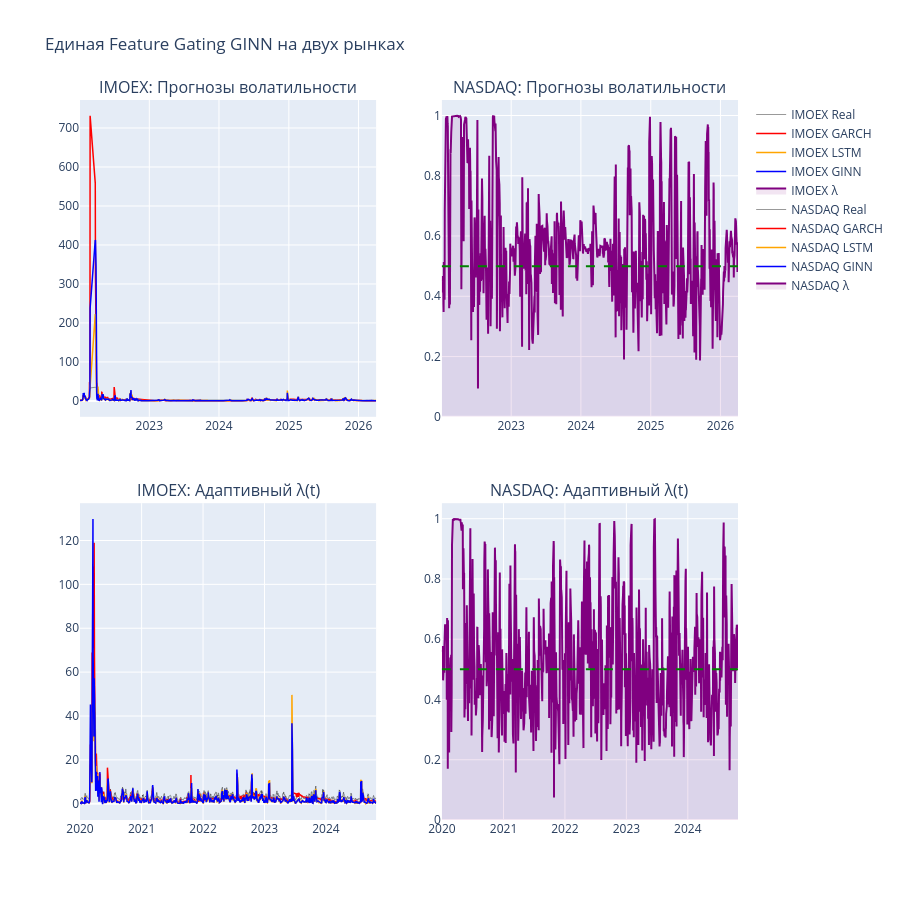

Notebook source saved alongside this figure:
### Code cell
fig = make_subplots(
    rows=2, cols=2,
    subplot_titles=('IMOEX: Прогнозы волатильности', 'NASDAQ: Прогнозы волатильности',
                    'IMOEX: Адаптивный λ(t)', 'NASDAQ: Адаптивный λ(t)'),
    vertical_spacing=0.12, horizontal_spacing=0.1
)

colors = {'GARCH': 'red', 'LSTM': 'orange', 'GINN': 'blue'}

for idx, (market, data) in enumerate([('IMOEX', imoex_data), ('NASDAQ', nasdaq_data)]):
    row = idx + 1
    
    # Прогнозы
    fig.add_trace(go.Scatter(x=data['dates_test'], y=data['targets_real'], 
                             name=f'{market} Real', line=dict(color='black', width=1), opacity=0.4), 
                  row=row, col=1)
    
    for model_name, color in colors.items():
        if model_name == 'GARCH':
            y_vals = data['garch_test_raw']
        else:
            y_vals = results[market]['preds'][model_name]
        fig.add_trace(go.Scatter(x=data['dates_test'], y=y_vals,
                                 name=f'{market} {model_name}', line=dict(color=color, width=1.5)), 
                      row=row, col=1)
    
    # Лямбда
    fig.add_trace(go.Scatter(x=data['dates_test'], y=results[market]['preds']['lambdas'],
                             name=f'{market} λ', line=dict(color='purple'), 
                             fill='tozeroy', fillcolor='rgba(128,0,128,0.1)'), 
                  row=row, col=2)
    fig.add_hline(y=0.5, line_dash='dash', line_color='green', row=row, col=2)

fig.update_layout(
    title='Единая Feature Gating GINN на двух рынках',
    height=900, showlegend=True,
    hovermode='x unified'
)
fig.show()

# Статистика по λ для каждого рынка
for market in ['IMOEX', 'NASDAQ']:
    lambs = results[market]['preds']['lambdas']
    print(f"\n{market} λ: mean={lambs.mean():.4f} ± {lambs.std():.4f}, "
          f"<0.3: {(lambs<0.3).mean()*100:.1f}%, >0.7: {(lambs>0.7).mean()*100:.1f}%")

### Figure 1 — Plotly figure (JSON) as saved in the notebook; plotly's stock layout.template omitted (floating-point values rounded to 4 significant figures; data arrays with more than 128 entries replaced by an {"elided": "..."} marker saying what was removed)
{"data": [{"line": {"color": "black", "width": 1}, "name": "IMOEX Real", "opacity": 0.4, "type": "scatter", "x": {"elided": "1062 str values"}, "xaxis": "x", "y": {"elided": "1062 float values"}, "yaxis": "y"}, {"line": {"color": "red", "width": 1.5}, "name": "IMOEX GARCH", "type": "scatter", "x": {"elided": "1062 str values"}, "xaxis": "x", "y": {"elided": "1062 float values"}, "yaxis": "y"}, {"line": {"color": "orange", "width": 1.5}, "name": "IMOEX LSTM", "type": "scatter", "x": {"elided": "1062 str values"}, "xaxis": "x", "y": {"elided": "1062 float values"}, "yaxis": "y"}, {"line": {"color": "blue", "width": 1.5}, "name": "IMOEX GINN", "type": "scatter", "x": {"elided": "1062 str values"}, "xaxis": "x", "y": {"elided": "1062 float values"}, "yaxis": "y"}, {"fill": "tozeroy", "fillcolor": "rgba(128,0,128,0.1)", "line": {"color": "purple"}, "name": "IMOEX λ", "type": "scatter", "x": {"elided": "1062 str values"}, "xaxis": "x2", "y": {"elided": "1062 float values"}, "yaxis": "y2"}, {"line": {"color": "black", "width": 1}, "name": "NASDAQ Real", "opacity": 0.4, "type": "scatter", "x": {"elided": "1273 str values"}, "xaxis": "x3", "y": {"elided": "1273 float values"}, "yaxis": "y3"}, {"line": {"color": "red", "width": 1.5}, "name": "NASDAQ GARCH", "type": "scatter", "x": {"elided": "1273 str values"}, "xaxis": "x3", "y": {"elided": "1273 float values"}, "yaxis": "y3"}, {"line": {"color": "orange", "width": 1.5}, "name": "NASDAQ LSTM", "type": "scatter", "x": {"elided": "1273 str values"}, "xaxis": "x3", "y": {"elided": "1273 float values"}, "yaxis": "y3"}, {"line": {"color": "blue", "width": 1.5}, "name": "NASDAQ GINN", "type": "scatter", "x": {"elided": "1273 str values"}, "xaxis": "x3", "y": {"elided": "1273 float values"}, "yaxis": "y3"}, {"fill": "tozeroy", "fillcolor": "rgba(128,0,128,0.1)", "line": {"color": "purple"}, "name": "NASDAQ λ", "type": "scatter", "x": {"elided": "1273 str values"}, "xaxis": "x4", "y": {"elided": "1273 float values"}, "yaxis": "y4"}], "layout": {"annotations": [{"font": {"size": 16}, "showarrow": false, "text": "IMOEX: Прогнозы волатильности", "x": 0.225, "xanchor": "center", "xref": "paper", "y": 1, "yanchor": "bottom", "yref": "paper"}, {"font": {"size": 16}, "showarrow": false, "text": "NASDAQ: Прогнозы волатильности", "x": 0.775, "xanchor": "center", "xref": "paper", "y": 1, "yanchor": "bottom", "yref": "paper"}, {"font": {"size": 16}, "showarrow": false, "text": "IMOEX: Адаптивный λ(t)", "x": 0.225, "xanchor": "center", "xref": "paper", "y": 0.44, "yanchor": "bottom", "yref": "paper"}, {"font": {"size": 16}, "showarrow": false, "text": "NASDAQ: Адаптивный λ(t)", "x": 0.775, "xanchor": "center", "xref": "paper", "y": 0.44, "yanchor": "bottom", "yref": "paper"}], "height": 900, "hovermode": "x unified", "shapes": [{"line": {"color": "green", "dash": "dash"}, "type": "line", "x0": 0, "x1": 1, "xref": "x2 domain", "y0": 0.5, "y1": 0.5, "yref": "y2"}, {"line": {"color": "green", "dash": "dash"}, "type": "line", "x0": 0, "x1": 1, "xref": "x4 domain", "y0": 0.5, "y1": 0.5, "yref": "y4"}], "showlegend": true, "title": {"text": "Единая Feature Gating GINN на двух рынках"}, "xaxis": {"anchor": "y", "domain": [0, 0.45]}, "xaxis2": {"anchor": "y2", "domain": [0.55, 1]}, "xaxis3": {"anchor": "y3", "domain": [0, 0.45]}, "xaxis4": {"anchor": "y4", "domain": [0.55, 1]}, "yaxis": {"anchor": "x", "domain": [0.56, 1]}, "yaxis2": {"anchor": "x2", "domain": [0.56, 1]}, "yaxis3": {"anchor": "x3", "domain": [0, 0.44]}, "yaxis4": {"anchor": "x4", "domain": [0, 0.44]}}}
